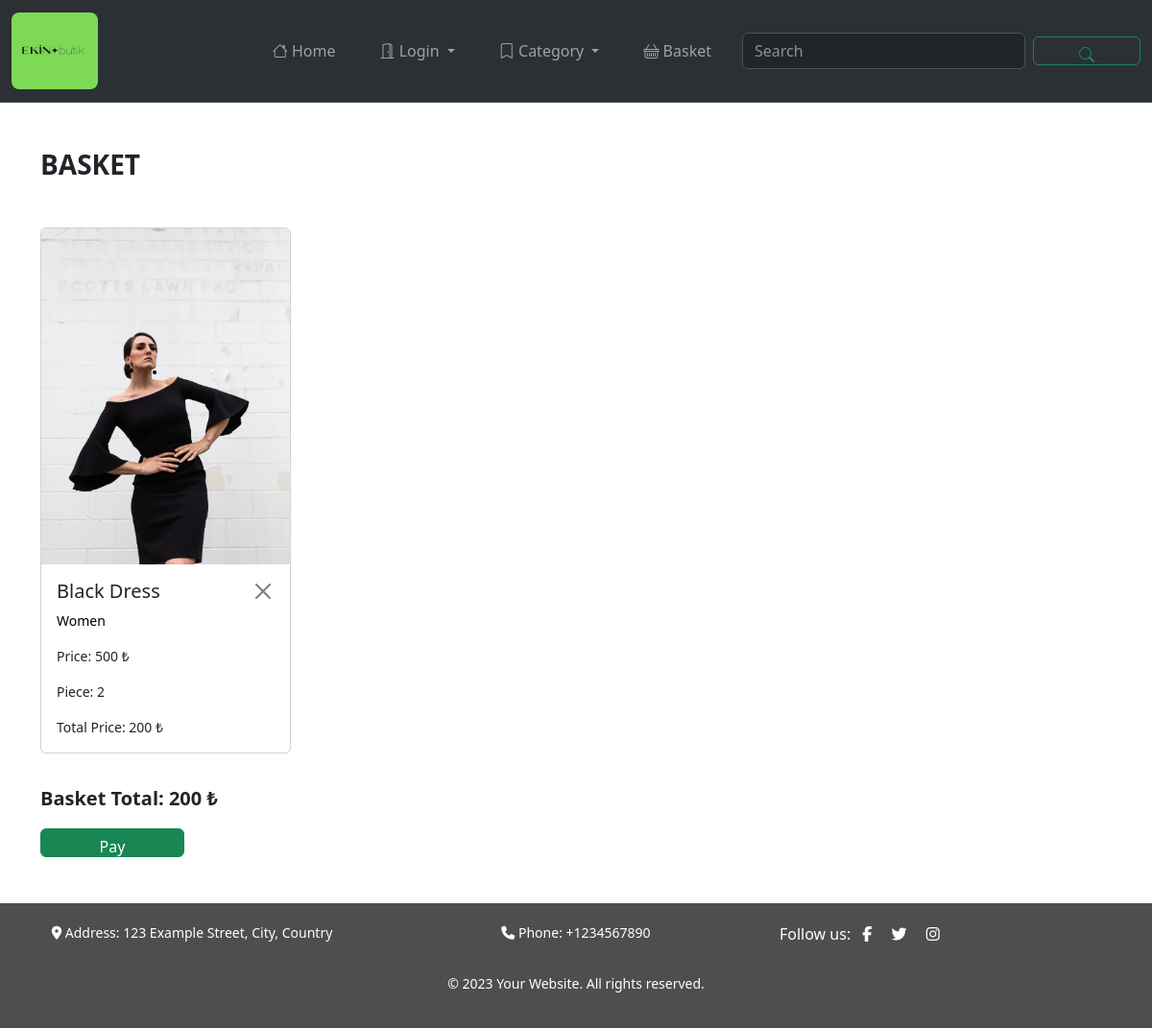
/basket/ (signed in), run on the app's committed database.
### product/models.py (models this page shows, shortened)
class Basket(models.Model):
    owner = models.ForeignKey(User, on_delete=models.CASCADE)
    product = models.ForeignKey(Product, on_delete=models.CASCADE)
    number = models.IntegerField()
    totalPrice = models.IntegerField()
    payment = models.BooleanField(default=False)

class Product(models.Model):
    kategori = models.ForeignKey(Kategori, on_delete = models.SET_NULL, null=True, blank=True)
    isim = models.CharField(max_length=100)
    fiyat = models.IntegerField()
    resim = models.FileField(upload_to = 'product/', null=True)

class Kategori(models.Model):
    isim = models.CharField(max_length=100)

### product/views.py (the view, shortened to what this page needs)
# urls.py: path('basket/', basket, name='basket'),
def basket(request):
    user = request.user
    baskets = Basket.objects.filter(owner = user, payment = False)
    total = 0
    for i in baskets:
        total += i.totalPrice
    context = {
        'baskets': baskets,
        'total':total
    }
    return render(request, 'basket.html', context)

### templates/basket.html (shortened to what this page needs)
{% extends "index.html" %}
{% load static %}
{% block content %}
{% include "includes/_navbar.html" %}
<div class="container my-5">
    <h3 class="fw-semibold mb-5">BASKET</h3>
    <div class="row">
    {% for basket in baskets %}
        <div class="product-inner col-12 col-sm-6 col-md-4 col-lg-3">
            <div class="card mb-3">
                <img src="{{basket.product.resim.url}}" height="350" class="card-img-top" alt="...">
                <div class="card-body">
                    <div class="d-flex justify-content-between">
                        <h5 class="card-title">{{basket.product.isim}}</h5>
                        <form action="{% url 'basket' %}" method="POST">
                            <input type="submit" name="delete" value="" class="btn-close">
                        </form>
                    </div>
                    <p class="text-black text-start">{{basket.product.kategori.isim}}</p>
                    <p class="card-text text-start">Price: {{basket.product.fiyat}} ₺</p>
                    <p class="card-text text-start">Piece: {{basket.number}}</p>
                    <p class="card-text text-start">Total Price: {{basket.totalPrice}} ₺ </p>
                </div>
            </div>
        </div>
    {% endfor %}
    <p class="text-start fs-5 fw-semibold mt-3">Basket Total: {{total}} ₺</p>
    <form action="" method="POST">
        <input type="submit" value="Pay" name="payment" class="btn btn-success">
    </form>
    </div>
</div>
{% include "includes/_footer.html" %}
{% endblock content %}

### static/style.css (style rules this page uses)
*, *::before, *::after { margin: 0; padding: 0; box-sizing: border-box; border: 0; }
span, p { margin: 0; padding: 0; outline: none; border: none; }
.container { max-width: 1170px; margin: 0 auto; padding: 0 15px; }
p { font-size: 14px; text-align: center; }
.btn { width: 150px !important; height: 30px; border: solid 1px; }
.card-img-top { width: 100px; height: 350px; }

### data on the page
Basket: product.resim (picture), product.isim "Black Dress", product.kategori.isim "Women", product.fiyat "500", number "2", totalPrice "200"

### other printed values
{{ total }} "200"
